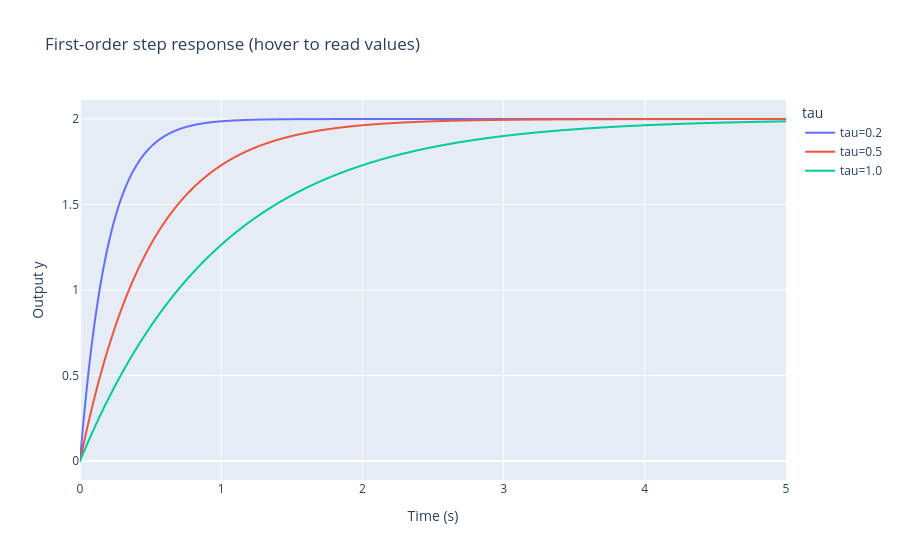

Write notebook code for a chart like this one.
### Code cell
# plotly.express：一行出图，按 tau 列自动分组配色
fig = px.line(df, x="t", y="y", color="tau",
              title="First-order step response (hover to read values)",
              labels={"t": "Time (s)", "y": "Output y"})
fig.show()
# 试试：悬浮读数 / 框选放大 / 双击图例单独显示某条曲线

### Figure 1 — Plotly figure (JSON) as saved in the notebook; plotly's stock layout.template omitted (floating-point values rounded to 4 significant figures; data arrays with more than 128 entries replaced by an {"elided": "..."} marker saying what was removed)
{"data": [{"hovertemplate": "tau=tau=0.2<br>Time (s)=%{x}<br>Output y=%{y}<extra></extra>", "legendgroup": "tau=0.2", "line": {"color": "#636efa", "dash": "solid"}, "marker": {"symbol": "circle"}, "mode": "lines", "name": "tau=0.2", "showlegend": true, "type": "scattergl", "x": {"elided": "501 float values"}, "xaxis": "x", "y": {"elided": "501 float values"}, "yaxis": "y"}, {"hovertemplate": "tau=tau=0.5<br>Time (s)=%{x}<br>Output y=%{y}<extra></extra>", "legendgroup": "tau=0.5", "line": {"color": "#EF553B", "dash": "solid"}, "marker": {"symbol": "circle"}, "mode": "lines", "name": "tau=0.5", "showlegend": true, "type": "scattergl", "x": {"elided": "501 float values"}, "xaxis": "x", "y": {"elided": "501 float values"}, "yaxis": "y"}, {"hovertemplate": "tau=tau=1.0<br>Time (s)=%{x}<br>Output y=%{y}<extra></extra>", "legendgroup": "tau=1.0", "line": {"color": "#00cc96", "dash": "solid"}, "marker": {"symbol": "circle"}, "mode": "lines", "name": "tau=1.0", "showlegend": true, "type": "scattergl", "x": {"elided": "501 float values"}, "xaxis": "x", "y": {"elided": "501 float values"}, "yaxis": "y"}], "layout": {"legend": {"title": {"text": "tau"}, "tracegroupgap": 0}, "title": {"text": "First-order step response (hover to read values)"}, "xaxis": {"anchor": "y", "domain": [0.0, 1.0], "title": {"text": "Time (s)"}}, "yaxis": {"anchor": "x", "domain": [0.0, 1.0], "title": {"text": "Output y"}}}}
